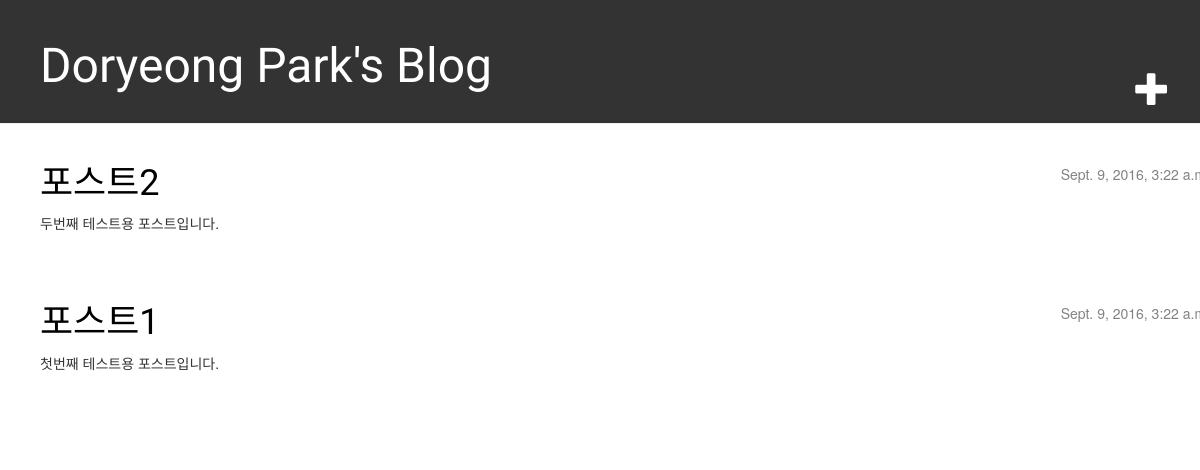
The app's page /, older data.
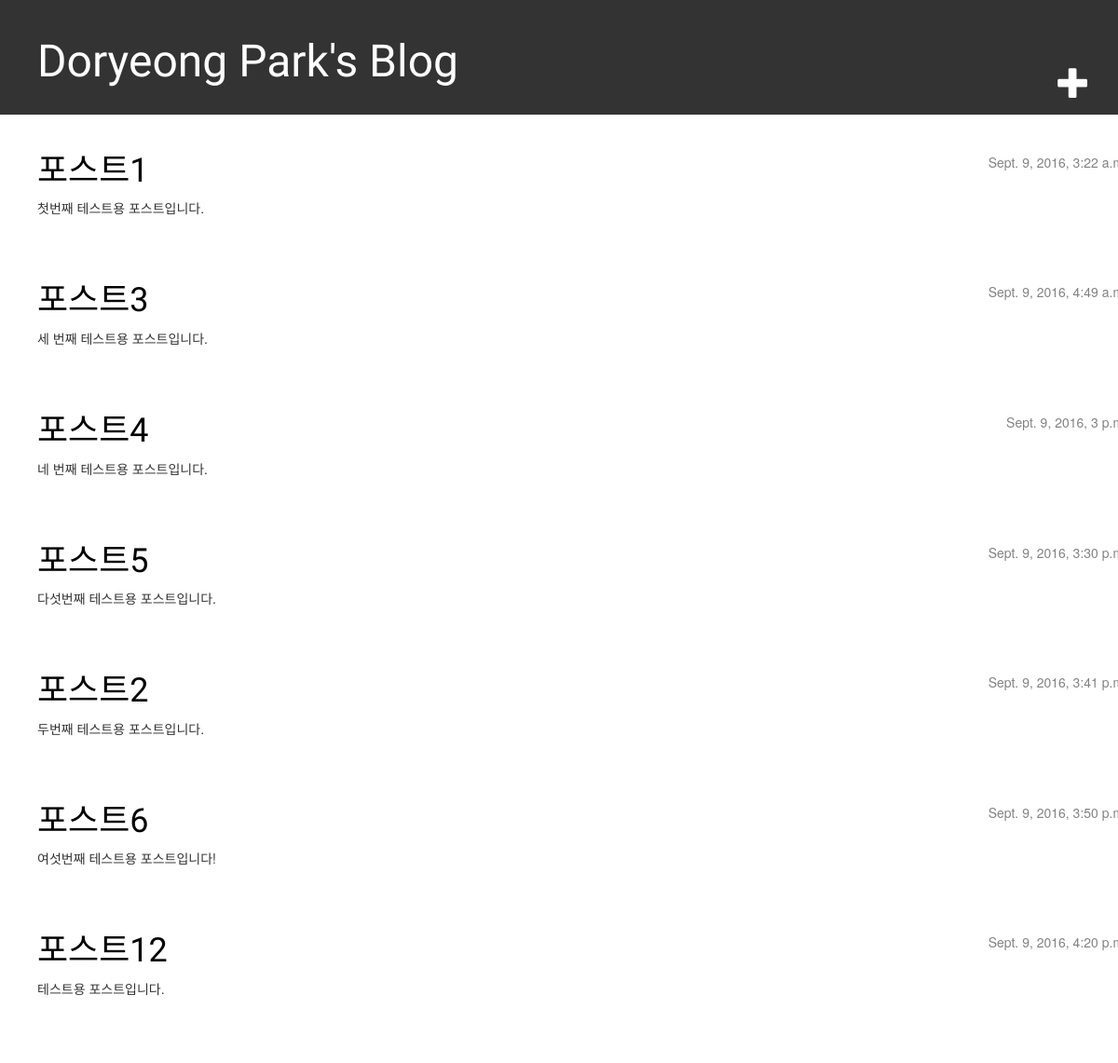
The same page, newer data.
### blog/models.py (models this page shows, shortened)
class Post(models.Model):
    author = models.ForeignKey(settings.AUTH_USER_MODEL)
    title = models.CharField(max_length=200)
    text = models.TextField()
    created_date = models.DateTimeField(default=timezone.now)
    published_date = models.DateTimeField(blank=True, null=True)

### blog/views.py (the view)
# urls.py: url(r'^$', views.post_list, name='post_list'),
def post_list(request):
    posts = Post.objects.filter(published_date__lte=timezone.now()).order_by('published_date')
    return render(request, 'blog/post_list.html', {'posts': posts})

### blog/templates/blog/post_list.html
{% extends "blog/base.html" %} {% block content %} {% for post in posts %}
<div class="post">
    <div class="date">
        {{ post.published_date }}
    </div>
    <h1><a href="{% url 'post_detail' pk=post.pk %}">{{ post.title }}</a></h1>
    <p>{{ post.text|linebreaks }}</p>
</div>
{% endfor %} {% endblock %}

### blog/templates/blog/base.html (shortened to what this page needs)
{% load staticfiles %}
<html>
<head>
    <link rel="stylesheet" href="//maxcdn.bootstrapcdn.com/bootstrap/3.2.0/css/bootstrap.min.css">
    <link rel="stylesheet" href="//maxcdn.bootstrapcdn.com/bootstrap/3.2.0/css/bootstrap-theme.min.css">
    <link rel="stylesheet" href="{% static 'css/blog.css' %}">
</head>
<body>
    <div class="page-header">
        <a href="{% url 'post_new' %}" class="top-menu"><span class="glyphicon glyphicon-plus"></span></a>
        <h1><a href="">Doryeong Park's Blog</a></h1>
    </div>
    <div class="content container">
        <div class="row">
            {% block content %}{% endblock %}
        </div>
    </div>
</body>
</html>

### blog/static/css/blog.css (style rules this page uses)
h1 a { color: #FCA205; font-family: 'Lobster'; }
.page-header { background-color: #333333; margin-top: 0; padding: 20px 20px 20px 40px; }
.page-header h1, .page-header h1 a, .page-header h1 a:visited, .page-header h1 a:active { color: #ffffff; font-size: 36pt; text-decoration: none; }
.content { margin-left: 40px; }
h1, h2, h3, h4 { font-family: 'Lobster', cursive; }
.date { float: right; color: #828282; }
.top-menu, .top-menu:hover, .top-menu:visited { color: #ffffff; float: right; font-size: 26pt; padding-top: 50px; padding-right: 10px; }
.post { margin-bottom: 70px; }
.post h1 a, .post h1 a:visited { color: #000000; }

Row changes from the older to the newer data that the page shows:
shown differently, row unchanged: Post "포스트1": moves up the list
added Post: published_date "Sept. 9, 2016, 4:49…", title "포스트3", text "세 번째 테스트용 포스트입니다."
added Post: published_date "Sept. 9, 2016, 3…", title "포스트4", text "네 번째 테스트용 포스트입니다."
added Post: published_date "Sept. 9, 2016, 3:30…", title "포스트5", text "다섯번째 테스트용 포스트입니다."
changed Post "포스트2": published_date "Sept. 9, 2016, 3:22…" → "Sept. 9, 2016, 3:41…"
added Post: published_date "Sept. 9, 2016, 3:50…", title "포스트6", text "여섯번째 테스트용 포스트입니다!"
added Post: published_date "Sept. 9, 2016, 4:20…", title "포스트12", text "테스트용 포스트입니다."
